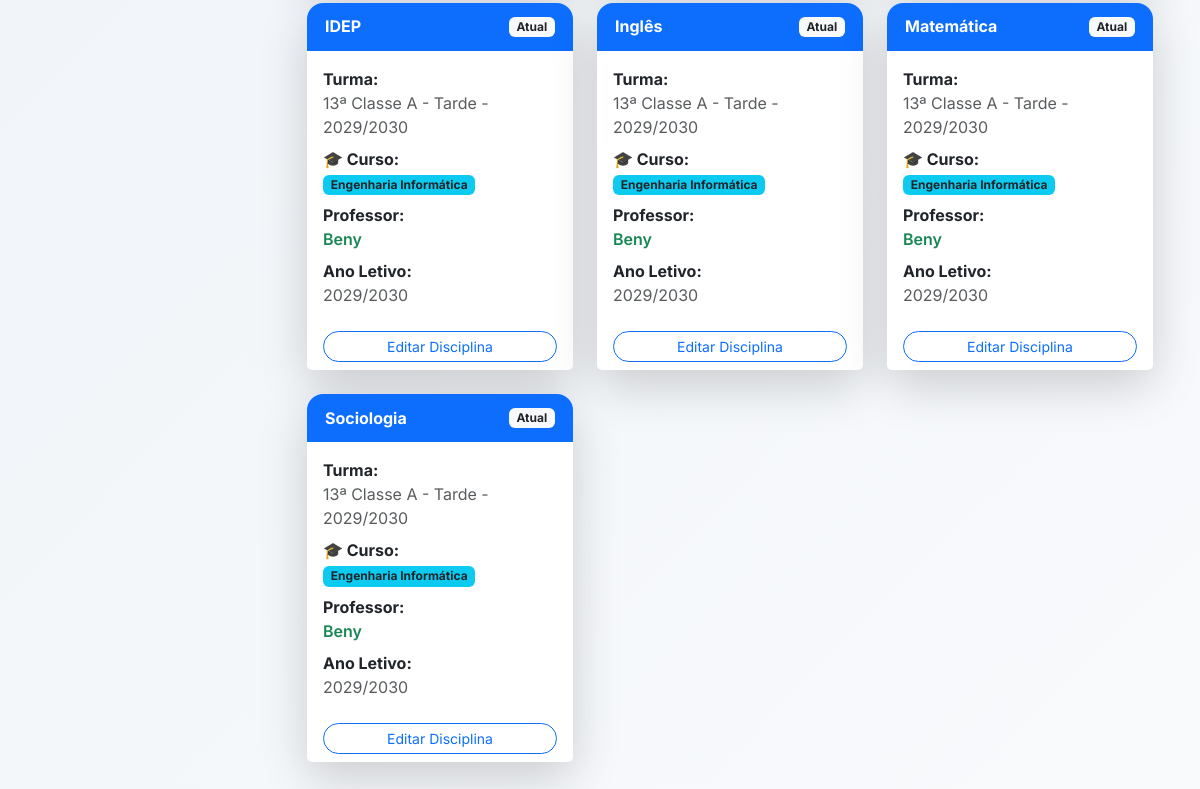
Page /disciplinas/ (signed in, lower part) on the earlier database version.
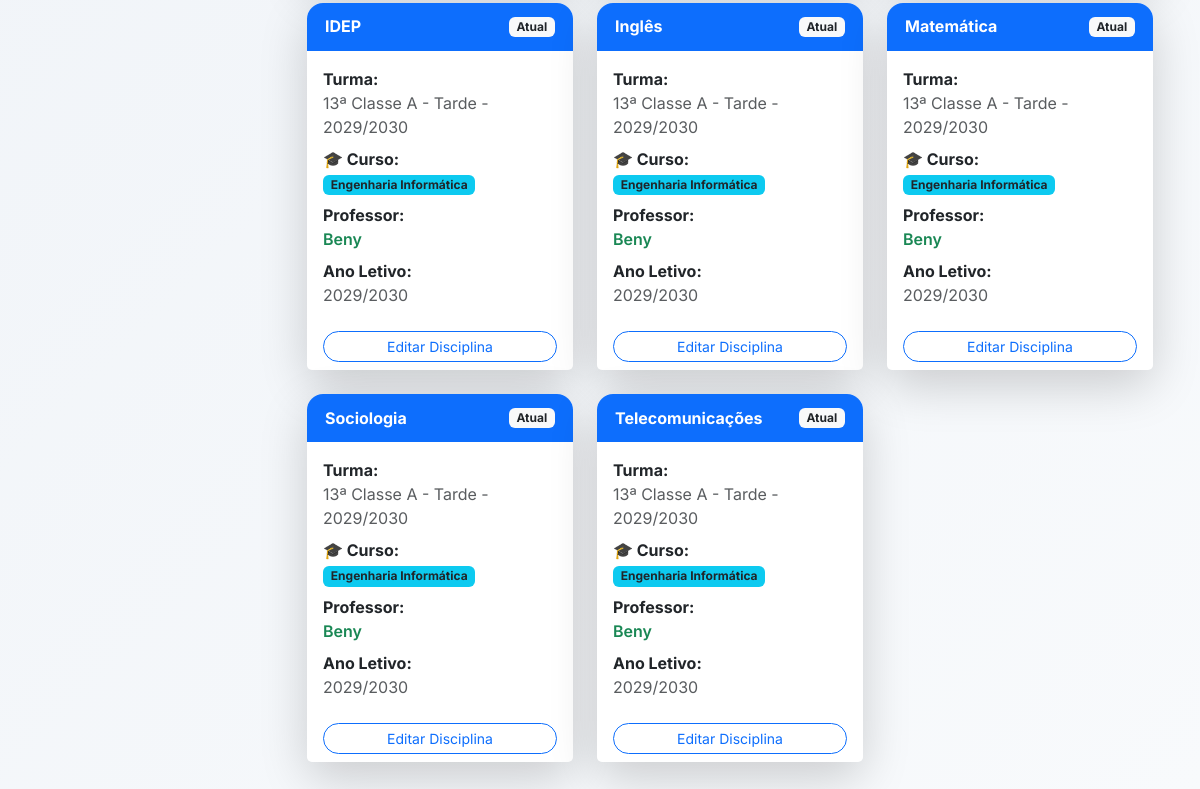
Same page on the later database version.
### academic/models.py (models this page shows, shortened)
class Disciplina(models.Model):
    nome = models.CharField(max_length=90)
    turma = models.ForeignKey(
        Turma,
        on_delete=models.CASCADE,
        related_name="disciplinas"
    )
    professor = models.ForeignKey(
        settings.AUTH_USER_MODEL,
        on_delete=models.CASCADE,
        limit_choices_to={'role': 'PROFESSOR'},
        related_name="disciplinas",
        null=True,
        blank=True
    )
    escola = models.ForeignKey(
        Escola,
        on_delete=models.CASCADE,
        related_name="disciplinas"
    )
    criada_em = models.DateTimeField(auto_now_add=True)
    class Meta:
        unique_together = ('nome', 'turma', 'escola')
        ordering = ["nome"]

class Turma(models.Model):
    CLASSE_CHOICES = [
        ('4', '4ª Classe'),
        ('5', '5ª Classe'),
        ('6', '6ª Classe'),
        ('7', '7ª Classe'),
        ('8', '8ª Classe'),
        ('9', '9ª Classe'),
        ('10', '10ª Classe'),
        ('11', '11ª Classe'),
        ('12', '12ª Classe'),
        ('13', '13ª Classe'),
    ]
    TURNOS = [
        ('MANHA', 'Manhã'),
        ('TARDE', 'Tarde'),
        ('NOITE', 'Noite'),
    ]
    classe = models.CharField(
        max_length=10,
        choices=CLASSE_CHOICES,
        verbose_name="Classe"
    )
    curso = models.ForeignKey(
        'Curso',
        on_delete=models.SET_NULL,
        null=True,
        blank=True,
        related_name="turmas",
        verbose_name="Curso"
    )
    identificador = models.CharField(
        max_length=5,
        verbose_name="Identificador"
    )
    turno = models.CharField(
        max_length=10,
        choices=TURNOS,
        default='MANHA',
        verbose_name='Turno'
    )
    ano_letivo = models.ForeignKey(
        'AnoLetivo',
        on_delete=models.CASCADE,
        related_name="turmas",
        verbose_name="Ano Letivo"
    )
    escola = models.ForeignKey(
        'Escola',
        on_delete=models.CASCADE,
        related_name="turmas",
        verbose_name="Escola"
    )
    professor = models.ForeignKey(
        settings.AUTH_USER_MODEL,
        on_delete=models.SET_NULL,
        related_name="turmas",
        limit_choices_to={"role": "PROFESSOR"},
        null=True,
        blank=True,
        verbose_name="Professor"
    )
    criada_em = models.DateTimeField(
        auto_now_add=True,
        verbose_name="Data de Criação"
    )
    class Meta:
        constraints = [
            models.UniqueConstraint(
                fields=['classe', 'identificador', 'turno', 'ano_letivo', 'escola', 'curso'],
                name='unique_turma_por_curso'
            )
        ]
        verbose_name = "Turma"
        verbose_name_plural = "Turmas"
    def nome_completo(self):
        return f"{self.get_classe_display()} {self.identificador} - {self.get_turno_display()} - {self.ano_letivo}"
    def __str__(self):
        return self.nome_completo()

class AnoLetivo(models.Model):
    nome = models.CharField(max_length=20)  # Ex: 2025/2026
    ativo = models.BooleanField(default=True)
    escola = models.ForeignKey(
        "Escola",
        on_delete=models.CASCADE,
        related_name="anos_letivos"
    )
    def __str__(self):
        return self.nome

class Curso(models.Model):
    nome = models.CharField(
        max_length=90,
        unique=True,
        verbose_name="Curso"
    )
    descricao = models.TextField(
        blank=True,
        null=True
    )
    escola = models.ForeignKey(
        'Escola',
        on_delete=models.CASCADE,
        related_name='cursos'
    )
    criado_em = models.DateTimeField(auto_now_add=True)
    class Meta:
        verbose_name = "Curso"
        verbose_name_plural = "Cursos"

### users/models.py (models this page shows, shortened)
class User(AbstractUser):
    ROLE_CHOICES = (
        ('SUPERADMIN', 'Super Admin'),
        ('DIRETOR', 'Diretor'),
        ('PROFESSOR', 'Professor'),
        ('ALUNO', 'Aluno'),
        ('FINANCEIRO', 'Financeiro'),
        ('SECRETARIA', 'Secretaria'),
    )
    role = models.CharField(
        max_length=20,
        choices=ROLE_CHOICES,
        default='ALUNO'
    )
    ativo = models.BooleanField(default=True)
    escola = models.ForeignKey(
        'academic.Escola',
        on_delete=models.CASCADE,
        null=True,
        blank=True,
        related_name="usuarios"
    )
    criado_em = models.DateTimeField(auto_now_add=True)
    objects = UserManager()

### core/views.py (the view)
# urls.py: path('disciplinas/', views.lista_disciplinas, name='disciplinas'),
@login_required
def lista_disciplinas(request):
    escola = get_escola(request)
    if not escola:
        return redirect('dashboard')
    ano_ativo = AnoLetivo.objects.filter(
        escola=escola,
        ativo=True
    ).first()
    ano_id = request.GET.get("ano")
    if request.user.role == "DIRETOR":
        disciplinas = Disciplina.objects.filter(
            escola=escola
        )
    elif request.user.role == "PROFESSOR":
        disciplinas = Disciplina.objects.filter(
            escola=escola,
            professor=request.user
        )
    else:
        return redirect("dashboard")
    if ano_id:
        disciplinas = disciplinas.filter(
            turma__ano_letivo_id=ano_id
        )
    else:
        disciplinas = disciplinas.filter(
            turma__ano_letivo=ano_ativo
        )
    anos = AnoLetivo.objects.filter(
        escola=escola
    ).order_by("-nome")
    return render(request, "disciplinas.html", {
        "disciplinas": disciplinas,
        "anos": anos,
        "ano_selecionado": ano_id,
        "ano_ativo": ano_ativo
    })

### core/views.py (called while the page is built)
def get_escola(request):
    user = request.user
    if user.role == 'SUPERADMIN':
        escola_id = request.session.get('escola_id')
        if escola_id:
            return Escola.objects.filter(id=escola_id).first()
        return None
    return user.escola

### core/templates/disciplinas.html (shortened to what this page needs)
{% extends "base.html" %}
{% block content %}
<div class="container-fluid mt-4">
<div class="row g-4">
    {% for disciplina in disciplinas %}
    <div class="col-md-6 col-xl-4">
        <div class="card border-0 shadow-lg h-100 rounded-4 hover-card">
            <div class="card-header bg-primary text-white border-0 rounded-top-4">
                <div class="d-flex justify-content-between align-items-center">
                    <h6 class="mb-0 fw-bold">
                        {{ disciplina.nome }}
                    </h6>
                    {% if disciplina.turma.ano_letivo.ativo %}
                        <span class="badge bg-light text-dark">
                            Atual
                        </span>
                    {% else %}
                        <span class="badge bg-secondary">
                            Histórico
                        </span>
                    {% endif %}
                </div>
            </div>
            <div class="card-body">
                <p class="mb-2">
                    <strong>Turma:</strong><br>
                    <span class="text-muted">{{ disciplina.turma }}</span>
                </p>
                <p class="mb-2">
                    <strong>🎓 Curso:</strong><br>
                    {% if disciplina.turma.curso %}
                        <span class="badge bg-info text-dark">
                            {{ disciplina.turma.curso.nome }}
                        </span>
                    {% else %}
                        <span class="text-muted">
                            Ensino Geral
                        </span>
                    {% endif %}
                </p>
                <p class="mb-2">
                    <strong>Professor:</strong><br>
                    {% if disciplina.professor %}
                        <span class="text-success fw-semibold">
                            {{ disciplina.professor.get_full_name|default:disciplina.professor.username }}
                        </span>
                    {% else %}
                        <span class="badge bg-warning text-dark">
                            Não atribuído
                        </span>
                    {% endif %}
                </p>
                <p class="mb-0">
                    <strong>Ano Letivo:</strong><br>
                    <span class="text-muted">
                        {{ disciplina.turma.ano_letivo }}
                    </span>
                </p>
            </div>
            <div class="card-footer bg-white border-0">
                {% if disciplina.turma.ano_letivo.ativo %}
                    <a href="{% url 'editar_disciplina' disciplina.id %}"
                       class="btn btn-outline-primary btn-sm w-100 rounded-pill">
                        Editar Disciplina
                    </a>
                {% else %}
                    <button class="btn btn-outline-secondary btn-sm w-100 rounded-pill"
                            disabled
                            title="Não é possível editar disciplinas de anos encerrados">
                        Histórico (não editável)
                    </button>
                {% endif %}
            </div>
        </div>
    </div>
    {% endfor %}
</div>
</div>
{% endblock %}

Differences in the rows shown:
added Disciplina: nome "Telecomunicações", shows "Atual", turma "13ª Classe A - Tarde - 2029/2030", turma.curso.nome "Engenharia Informática", professor.get_full_name "Beny", turma.ano_letivo "2029/2030", shows "Editar Disciplina"
